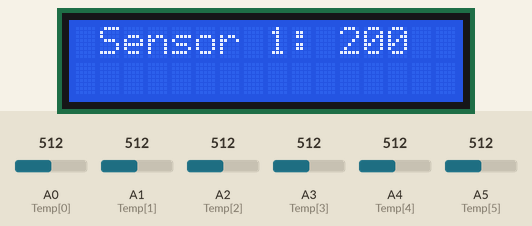
This sketch was run on a simulated Arduino Uno, built with avr-gcc and run on an emulated ATmega328P. On the bench: 16×2 character LCD. The test bench sets the inputs (shaded band); at power-on: A0 (Temp[0]) = 512, A1 (Temp[1]) = 512, A2 (Temp[2]) = 512, A3 (Temp[3]) = 512, A4 (Temp[4]) = 512, A5 (Temp[5]) = 512.

Above: at 1.2 s.
1.3 s: A0 (Temp[0]) set to 716
At 12.8 s:
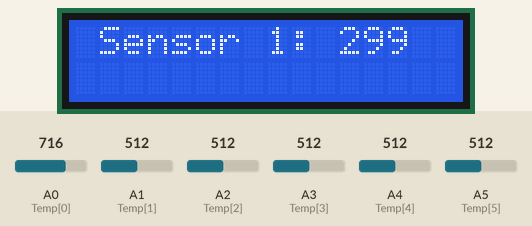
13.5 s: A1 (Temp[1]) set to 716
At 26.6 s:
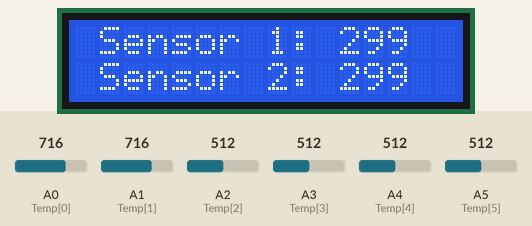
27.5 s: A2 (Temp[2]) set to 716
At 40.6 s:
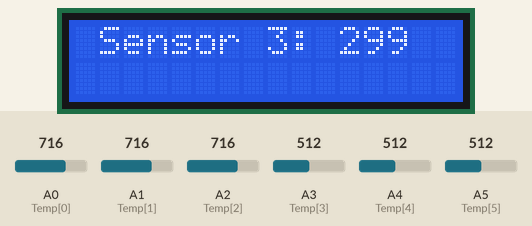
41.5 s: A3 (Temp[3]) set to 716
At 54.4 s:
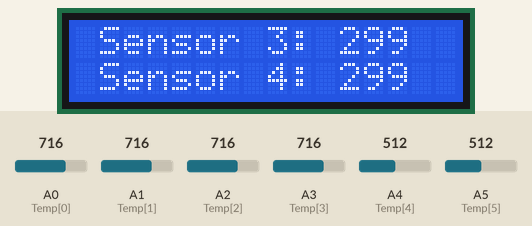
55.5 s: A4 (Temp[4]) set to 716
At 69.2 s:
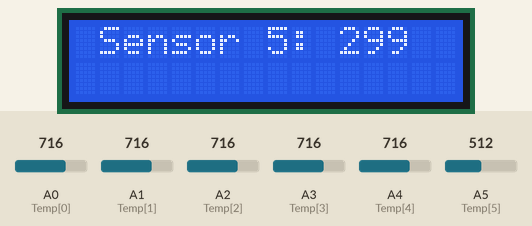
69.5 s: A5 (Temp[5]) set to 716
At 83.4 s:
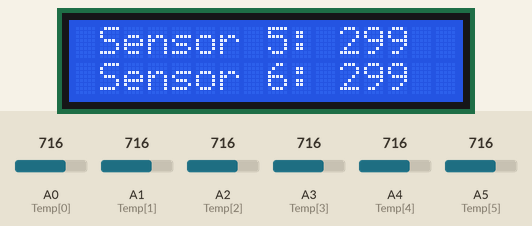
Timing chart, 0 to 84.5 s (numbered marks = the images above; inputs shaded):
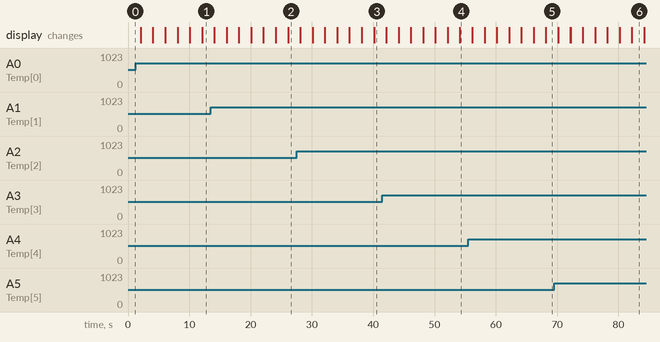

The sketch:

index.ino
```cpp
#include <LiquidCrystal.h> //declaracao da biblioteca

#define TEMPO 2000

int Temp[]={A0, A1, A2, A3, A4, A5}; //declaracao de vetores
int numSensores[6];
int restDiv[6];
int TempRe[6];

byte i; //declaracao de variavel tipo byte

LiquidCrystal lcd(12, 11, 5, 4, 3, 2); //configuracao dos pinos para lcd

void setup(){

  lcd.begin(16,2); //iniciando o lcd

  for(i=0;i<6;i++){ //estrutura de repeticao caso i for menor que 6

    pinMode(Temp[i], INPUT); //configurando os pinos que estao no array Temp nos indices i

  }

  Serial.begin(9600); //iniciando o monitor serial

}

void loop(){

  for(i=0;i<6;i++){ //estrutura de repeticao caso i for menor que 6

    TempRe[i]= map(analogRead(Temp[i]), 20, 358, -40, 125); //operacao logica para adquirir o valor da temperatura no sensor e atribuir no array TempRe no indice i
    numSensores[i] = i + 1; //incrementacao no array numSensores no indice i

  }

  for(i=0;i<6;i++){ //estrutura de repeticao caso i for menor que 6

    restDiv[i] = numSensores[i] % 2; //operacao de resto de divisao e atribuicao do valor do array restDiv no indice i

    if(restDiv[i] == 1){ //estrutura de condicao caso o valor do array restDiv no indice i for igual 1 executa o bloco do if

      lcd.setCursor(1,0); //posiciona o cursor no lcd
      lcd.print("Sensor "); //imprime uma mensagem no lcd
      lcd.print(numSensores[i]); //coloca o valor do array numSensores no indice i no lcd
      lcd.print(": "); //imprime uma mensagem no lcd
      lcd.print(TempRe[i]); //coloca o valor do array TempRe no indice i no lcd

      delay(TEMPO);

    }else{ //se o valor do array for diferente executa o bloco else

      lcd.setCursor(1,1); //posiciona o cursor no lcd
      lcd.print("Sensor "); //imprime uma mensagem no lcd
      lcd.print(numSensores[i]); //coloca o valor do array numSensores no indice i no lcd
      lcd.print(": "); //imprime uma mensagem no lcd
      lcd.print(TempRe[i]); //coloca o valor do array TempRe no indice i no lcd

      delay(TEMPO);

    }

    if(i == 1 || i == 3 || i == 5){ //estrutura de condicao caso o i for igual a 1 ou a 3 ou a 5

    	lcd.clear(); //limpa a tela do lcd

    }

  }

}
```
